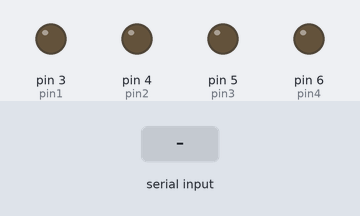
This sketch was run on a simulated Arduino Uno, built with avr-gcc and run on an emulated ATmega328P. On the bench: output pins drawn as LEDs (lit = HIGH). The inputs (shaded band) are chosen by the test bench.

Above: at 1.2 s.
1.3 s: "a" received over Serial
At 1.6 s:
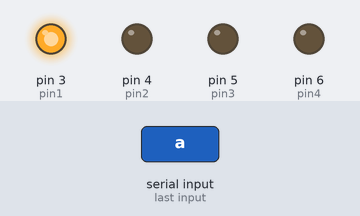
2.8 s: "c" received over Serial
At 4.0 s:
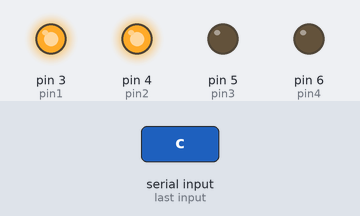
4.3 s: "b" received over Serial
At 5.1 s:
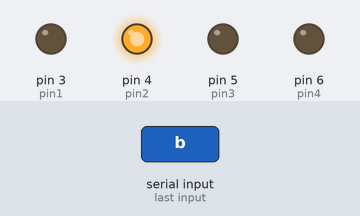
5.8 s: "e" received over Serial
At 6.2 s:
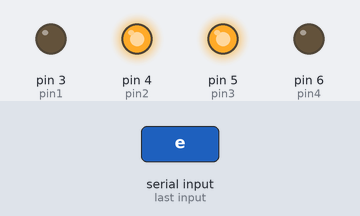
7.3 s: "d" received over Serial
At 8.5 s:
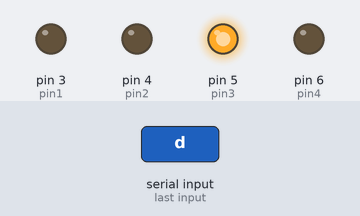
8.8 s: "g" received over Serial
At 9.7 s:
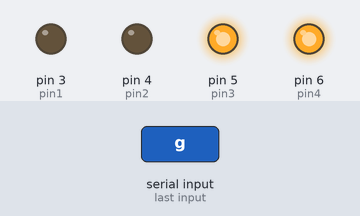
Timing chart, 0 to 11.3 s (numbered marks = the images above; inputs shaded):
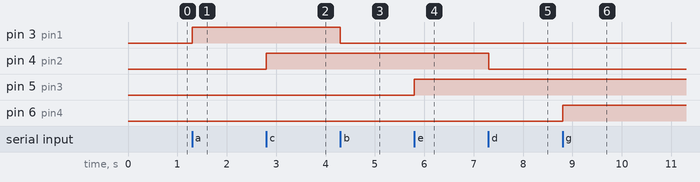

The sketch:

prueba1.ino
```cpp
byte pin1 = 3;
byte pin2 = 4;
byte pin3 = 5;
byte pin4 = 6;
byte pin5 = 2;

void setup(){
  Serial.begin(9600);
  pinMode(pin1, OUTPUT);
  pinMode(pin2, OUTPUT);
  pinMode(pin3, OUTPUT);
  pinMode(pin4, OUTPUT);
  pinMode(pin5, INPUT_PULLUP);
}

void loop(){
  if(Serial.available()){
    char letra = Serial.read();

    if(letra == 'a'){
      //Serial.println("Luz sala: PRENDIDA");
      digitalWrite(pin1, HIGH);
    }else if(letra == 'b'){
      //Serial.println("Luz sala: APAGADA");
      digitalWrite(pin1, LOW);
    }else if(letra == 'c'){
      //Serial.println("Luz comedor: PRENDIDA");
      digitalWrite(pin2, HIGH);
    } else if(letra == 'd'){
      //Serial.println("Luz comedor: APAGADA");
      digitalWrite(pin2, LOW);
    }else if(letra == 'e'){
      //Serial.println("Luz cocina: PRENDIDA");
      digitalWrite(pin3, HIGH);
    }else if(letra == 'f'){
      //Serial.println("Luz cocina: APAGADA");
      digitalWrite(pin3, LOW);
    } else if(letra == 'g'){
      //Serial.println("Luz patio: PRENDIDA");
      digitalWrite(pin4, HIGH);
    } else if(letra == 'h'){
      //Serial.println("Luz patio: APAGADA");
      digitalWrite(pin4, LOW);
    } else if(letra == 'i'){
      int value = analogRead(0);
      double voltaje = (5.0/1023.0)*value;
      Serial.println(voltaje);
    } else if(letra == 'j'){
      Serial.println(digitalRead(pin5));
    }
  }
}
```

Measured:
- after the input at 1.3 s, pin 3 (pin1): LOW → HIGH at once
- after the input at 2.8 s, pin 4 (pin2): LOW → HIGH at once
- after the input at 4.3 s, pin 3 (pin1): HIGH → LOW at once
- after the input at 5.8 s, pin 5 (pin3): LOW → HIGH at once
- after the input at 7.3 s, pin 4 (pin2): HIGH → LOW at once
- after the input at 8.8 s, pin 6 (pin4): LOW → HIGH at once
